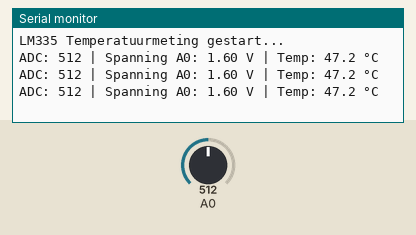
This sketch was run on a simulated Arduino Uno, built with avr-gcc and run on an emulated ATmega328P. Parts: the last lines printed to the serial monitor. Inputs (shaded band) come from the test bench; at power-on: A0 = 512.

Above: at 2.2 s.
2.3 s: A0 set to 716
At 2.9 s:
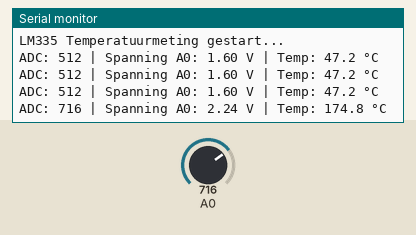
3.8 s: A0 set to 900
At 4.4 s:
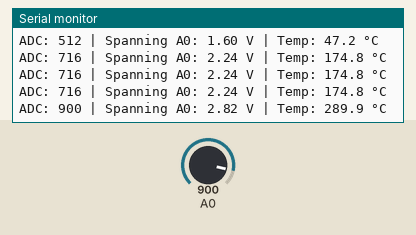
Timing chart, 0 to 6.8 s (numbered marks = the images above; inputs shaded):
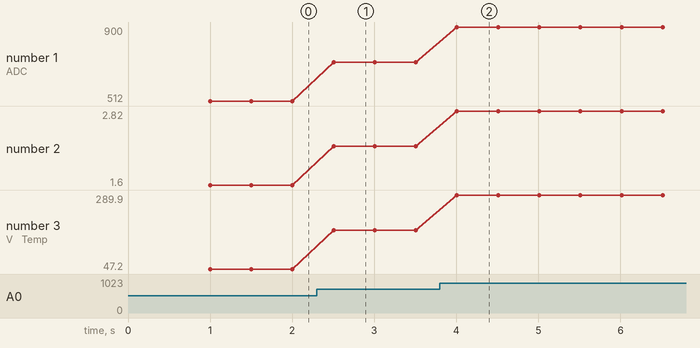

Measured:
- after the input at 2.3 s, the serial monitor: prints a new line after 0.20 s (image 1)
- after the input at 3.8 s, the serial monitor: prints a new line after 0.21 s (image 2)
- plotted number 1: 512 → 716 after the input at 2.3 s, 716 → 900 after the input at 3.8 s
- plotted number 2: 1.6 → 2.24 after the input at 2.3 s, 2.24 → 2.82 after the input at 3.8 s
- plotted number 3: 47.2 → 174.8 after the input at 2.3 s, 174.8 → 289.9 after the input at 3.8 s

The sketch:

Temp_uitmeten.ino
```cpp
void setup() {
  Serial.begin(115200);
  delay(1000);
  Serial.println("LM335 Temperatuurmeting gestart...");
}

void loop() {
  int rawADC = analogRead(A0);

  float spanningA0 = (rawADC / 1023.0) * 3.2;
  float spanningSensor = spanningA0 * 2.0;
  float tempKelvin = spanningSensor * 100.0;
  float tempCelsius = tempKelvin - 273.15;

  Serial.print("ADC: ");
  Serial.print(rawADC);
  Serial.print(" | Spanning A0: ");
  Serial.print(spanningA0, 2);
  Serial.print(" V | Temp: ");
  Serial.print(tempCelsius, 1);
  Serial.println(" °C");

  delay(500);
}
```
